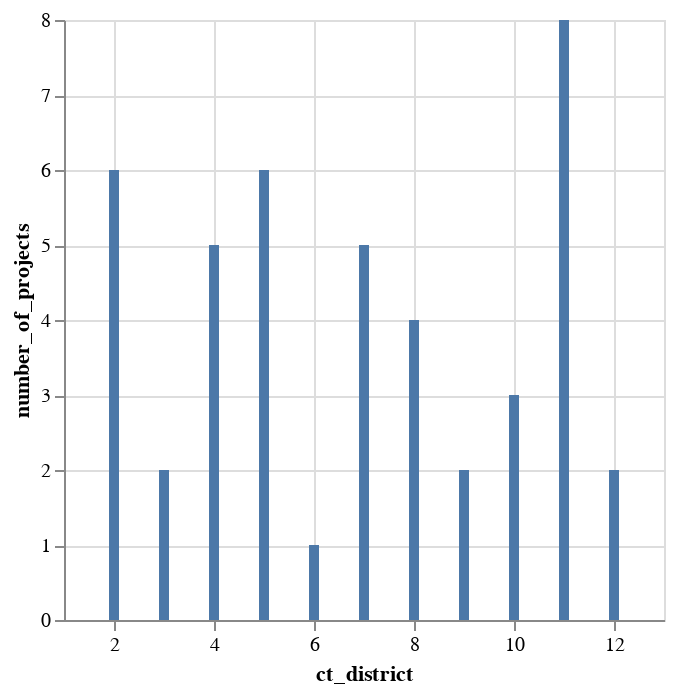

The cell this chart's notebook holds for it:
### Code cell
alt.Chart(pivot_median).mark_bar().encode(x="ct_district", y= "number_of_projects")

### Figure 1 — Vega-Lite specification as saved in the notebook (floating-point values rounded to 4 significant figures)
{"config": {"view": {"continuousWidth": 300, "continuousHeight": 300}}, "data": {"name": "data-9b04d3590f74ac1a3c351c2b684fca70"}, "mark": {"type": "bar"}, "encoding": {"x": {"field": "ct_district", "type": "quantitative"}, "y": {"field": "number_of_projects", "type": "quantitative"}}, "$schema": "https://vega.github.io/schema/vega-lite/v5.14.1.json", "datasets": {"data-9b04d3590f74ac1a3c351c2b684fca70": [{"ct_district": 2, "median": 64.5, "number_of_projects": 6}, {"ct_district": 3, "median": 76.0, "number_of_projects": 2}, {"ct_district": 4, "median": 76.0, "number_of_projects": 5}, {"ct_district": 5, "median": 74.0, "number_of_projects": 6}, {"ct_district": 6, "median": 76.0, "number_of_projects": 1}, {"ct_district": 7, "median": 78.0, "number_of_projects": 5}, {"ct_district": 8, "median": 74.5, "number_of_projects": 4}, {"ct_district": 9, "median": 67.0, "number_of_projects": 2}, {"ct_district": 10, "median": 65.0, "number_of_projects": 3}, {"ct_district": 11, "median": 68.0, "number_of_projects": 8}, {"ct_district": 12, "median": 62.0, "number_of_projects": 2}]}}
